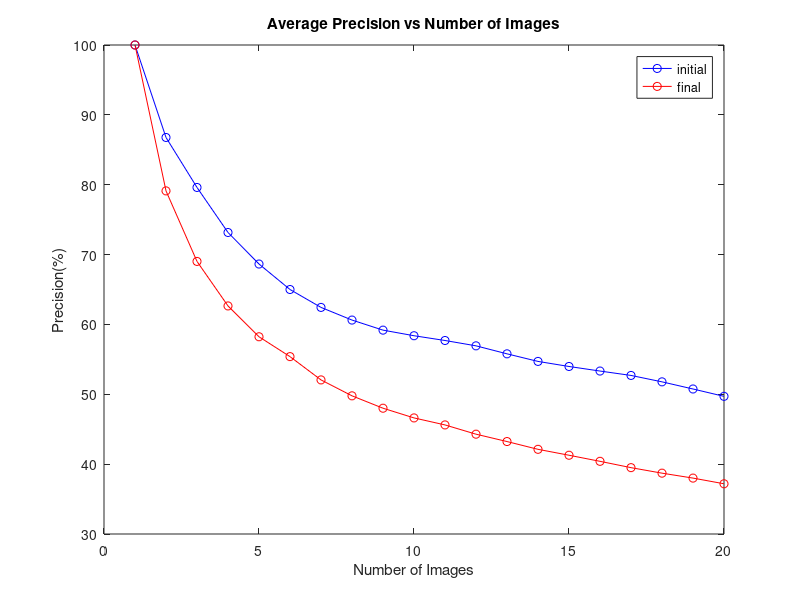
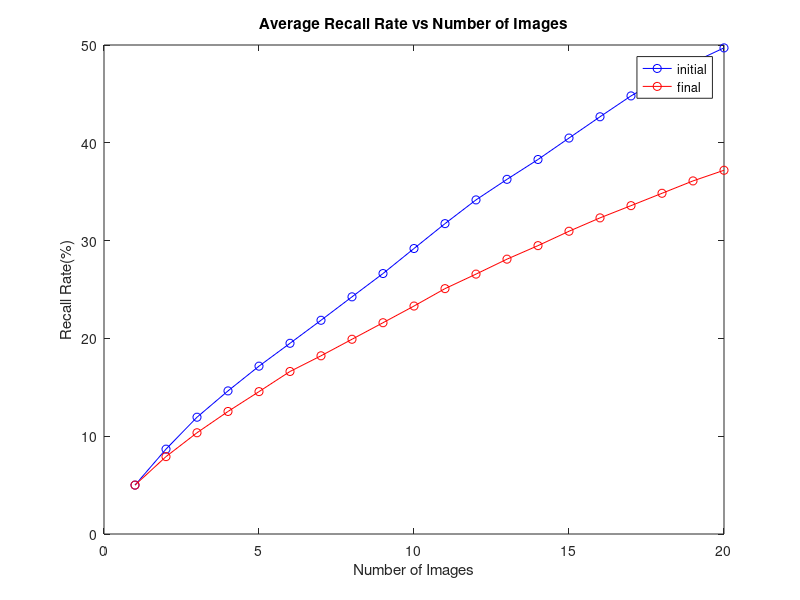
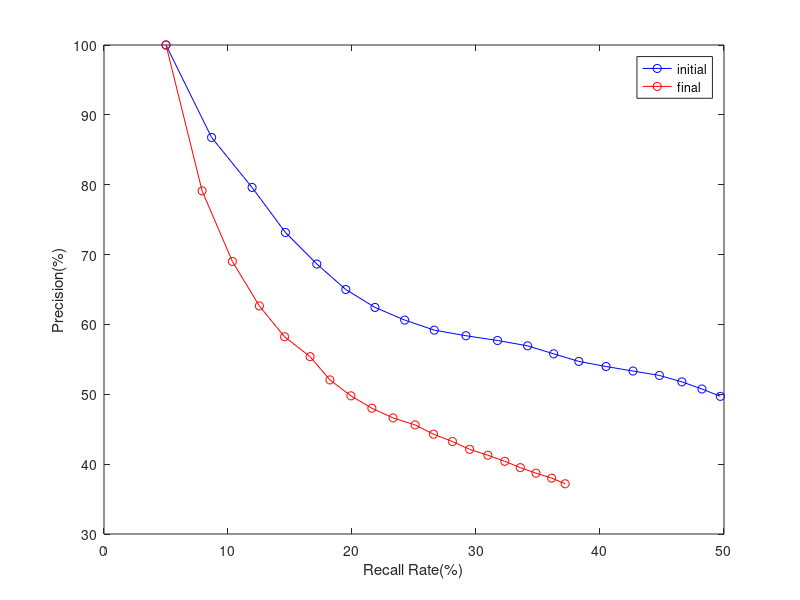

Write MATLAB code to recreate these figures, in order.
close all; clear; clc;
tic

working_path = 'D:\Documents\MATLAB\DI&VP\Assignment';
cd(working_path);
addpath(pwd);

load('old_database_cbir.mat','database');
databaseOld = database;
load('new_database_cbir.mat','database');
databaseNew = database;


total_prec_old = zeros(340,20);
total_rec_old = zeros(340,20);
total_prec_new = zeros(340,20);
total_rec_new = zeros(340,20);

for z = 1:340
    total_prec_old(z,:) = databaseOld(z).precision;
    total_rec_old(z,:) = databaseOld(z).recall_rate; 
    
    total_prec_new(z,:) = databaseNew(z).precision;
    total_rec_new(z,:) = databaseNew(z).recall_rate;
end


total_prec_old = total_prec_old*100;
total_rec_old = total_rec_old*100;
total_prec_new = total_prec_new*100;
total_rec_new = total_rec_new*100;

average_prec_old = mean(total_prec_old);
average_rec_old = mean(total_rec_old);

average_prec_new = mean(total_prec_new);
average_rec_new = mean(total_rec_new);


num_Images = 1:20;
figure('Name', 'Average Precision vs Num_images','NumberTitle','off');
plot(num_Images, average_prec_old, 'b-o', num_Images, average_prec_new, 'r-o');
title('Average Precision vs Number of Images')
xlabel('Number of Images')
ylabel('Precision(%)')
legend('initial','final')

figure('Name', 'Average Recall Rate vs Num_Images','NumberTitle','off');
plot(num_Images, average_rec_old, 'b-o', num_Images, average_rec_new, 'r-o');
title('Average Recall Rate vs Number of Images')
xlabel('Number of Images')
ylabel('Recall Rate(%)')
legend('initial','final')

figure('Name', 'Average Precision vs Average Recall Rate','NumberTitle','off');
plot(average_rec_old, average_prec_old, 'b-o', average_rec_new, average_prec_new, 'r-o');
xlabel('Recall Rate(%)')
ylabel('Precision(%)')
legend('initial','final')


toc
